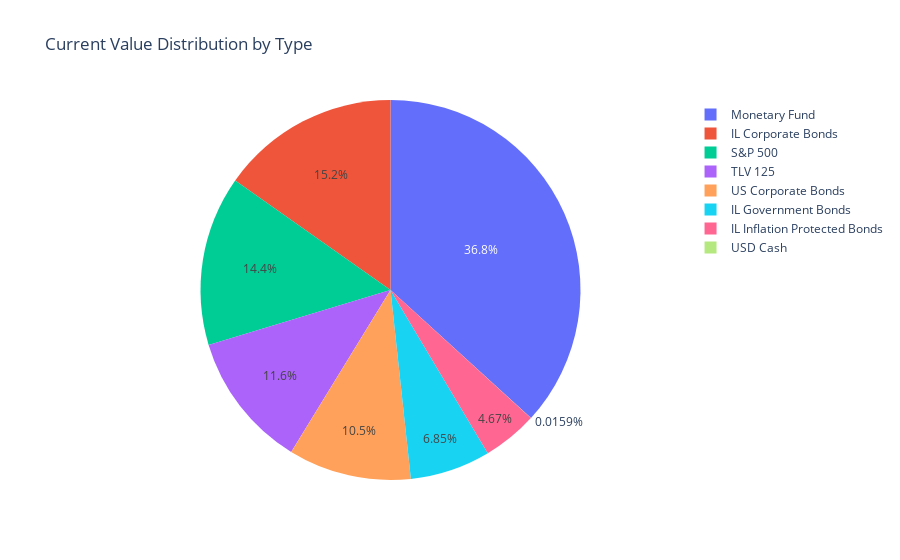

The notebook cell this image was saved under:
### Code cell
# plot with a pie chart the current_value distribution of the instruments by type using plotly:
fig = px.pie(df, names='type', values='current_value', title='Current Value Distribution by Type')
fig.show()

### Figure 1 — Plotly figure (JSON) as saved in the notebook; plotly's stock layout.template omitted (floating-point values rounded to 4 significant figures)
{"data": [{"domain": {"x": [0.0, 1.0], "y": [0.0, 1.0]}, "hovertemplate": "type=%{label}<br>current_value=%{value}<extra></extra>", "labels": ["Monetary Fund", "TLV 125", "IL Corporate Bonds", "US Corporate Bonds", "IL Government Bonds", "IL Inflation Protected Bonds", "Monetary Fund", "Monetary Fund", "S&P 500", "TLV 125", "S&P 500", "S&P 500", "IL Corporate Bonds", "S&P 500", "S&P 500", "US Corporate Bonds", "S&P 500", "IL Corporate Bonds", "IL Corporate Bonds", "IL Government Bonds", "US Corporate Bonds", "IL Corporate Bonds", "TLV 125", "IL Corporate Bonds", "Monetary Fund", "Monetary Fund", "Monetary Fund", "Monetary Fund", "USD Cash"], "legendgroup": "", "name": "", "showlegend": true, "values": [440000.0, 114800.0, 102600.0, 99860.0, 78950.0, 70220.0, 50930.0, 50200.0, 39820.0, 39490.0, 38680.0, 37310.0, 36630.0, 35480.0, 34040.0, 33490.0, 31670.0, 30880.0, 24070.0, 23950.0, 23910.0, 21090.0, 19690.0, 13620.0, 6281.0, 2611.0, 1236.0, 1173.0, 238.5], "type": "pie"}], "layout": {"legend": {"tracegroupgap": 0}, "title": {"text": "Current Value Distribution by Type"}}}
